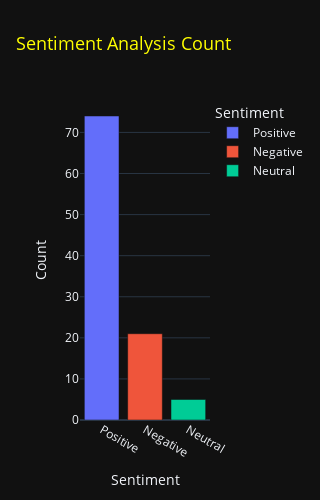

Source (notebook cell):
### Code cell
# Classify vader_sentiment as Positive, Neutral, or Negative
book_url['Sentiment_Type'] = book_url['vader_sentiment'].apply(lambda score: 'Positive' if score > 0 else ('Negative' if score < 0 else 'Neutral'))

# Count the number of books for each sentiment type
sentiment_counts = book_url['Sentiment_Type'].value_counts().reset_index()

# Rename columns for clarity
sentiment_counts.columns = ['Sentiment', 'Count']

# Visualize the counts using a bar chart
fig = px.bar(sentiment_counts, x='Sentiment', y='Count', title='Sentiment Analysis Count', color='Sentiment')
fig.update_layout(
    width=300,
    height=500,
    template='plotly_dark',
    title_font=dict(size=18, color='yellow')
)
fig.write_html("./charts/sentiment_count.html")
fig.show()

### Figure 1 — Plotly figure (JSON) as saved in the notebook; plotly's stock layout.template omitted (floating-point values rounded to 4 significant figures)
{"data": [{"alignmentgroup": "True", "hovertemplate": "Sentiment=%{x}<br>Count=%{y}<extra></extra>", "legendgroup": "Positive", "marker": {"color": "#636efa", "pattern": {"shape": ""}}, "name": "Positive", "offsetgroup": "Positive", "orientation": "v", "showlegend": true, "textposition": "auto", "type": "bar", "x": ["Positive"], "xaxis": "x", "y": [74], "yaxis": "y"}, {"alignmentgroup": "True", "hovertemplate": "Sentiment=%{x}<br>Count=%{y}<extra></extra>", "legendgroup": "Negative", "marker": {"color": "#EF553B", "pattern": {"shape": ""}}, "name": "Negative", "offsetgroup": "Negative", "orientation": "v", "showlegend": true, "textposition": "auto", "type": "bar", "x": ["Negative"], "xaxis": "x", "y": [21], "yaxis": "y"}, {"alignmentgroup": "True", "hovertemplate": "Sentiment=%{x}<br>Count=%{y}<extra></extra>", "legendgroup": "Neutral", "marker": {"color": "#00cc96", "pattern": {"shape": ""}}, "name": "Neutral", "offsetgroup": "Neutral", "orientation": "v", "showlegend": true, "textposition": "auto", "type": "bar", "x": ["Neutral"], "xaxis": "x", "y": [5], "yaxis": "y"}], "layout": {"barmode": "relative", "height": 500, "legend": {"title": {"text": "Sentiment"}, "tracegroupgap": 0}, "title": {"font": {"color": "yellow", "size": 18}, "text": "Sentiment Analysis Count"}, "width": 300, "xaxis": {"anchor": "y", "categoryarray": ["Positive", "Negative", "Neutral"], "categoryorder": "array", "domain": [0, 1], "title": {"text": "Sentiment"}}, "yaxis": {"anchor": "x", "domain": [0, 1], "title": {"text": "Count"}}}}
